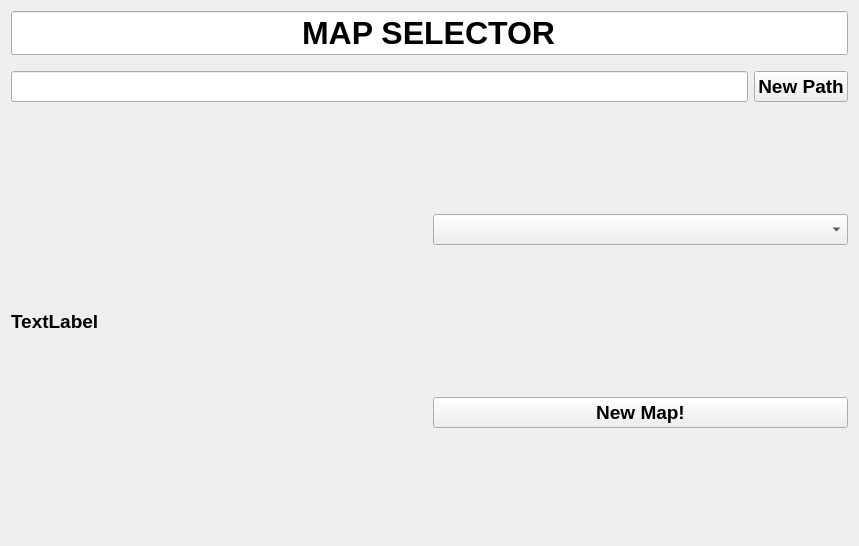
<?xml version="1.0" encoding="UTF-8"?>
<ui version="4.0">
 <class>MapSelectorWidget</class>
 <widget class="QWidget" name="MapSelectorWidget">
  <property name="geometry">
   <rect>
    <x>0</x>
    <y>0</y>
    <width>859</width>
    <height>546</height>
   </rect>
  </property>
  <property name="font">
   <font>
    <family>Ubuntu</family>
    <pointsize>14</pointsize>
    <weight>75</weight>
    <bold>true</bold>
   </font>
  </property>
  <property name="windowTitle">
   <string>Form</string>
  </property>
  <layout class="QGridLayout" name="gridLayout_2">
   <item row="0" column="0">
    <layout class="QGridLayout" name="gridLayout">
     <property name="sizeConstraint">
      <enum>QLayout::SetDefaultConstraint</enum>
     </property>
     <item row="2" column="0">
      <spacer name="verticalSpacer_2">
       <property name="orientation">
        <enum>Qt::Vertical</enum>
       </property>
       <property name="sizeType">
        <enum>QSizePolicy::Minimum</enum>
       </property>
       <property name="sizeHint" stdset="0">
        <size>
         <width>20</width>
         <height>10</height>
        </size>
       </property>
      </spacer>
     </item>
     <item row="4" column="0">
      <layout class="QHBoxLayout" name="horizontalLayout_3">
       <item>
        <widget class="QLabel" name="label_preview">
         <property name="minimumSize">
          <size>
           <width>300</width>
           <height>300</height>
          </size>
         </property>
         <property name="text">
          <string>TextLabel</string>
         </property>
        </widget>
       </item>
       <item>
        <layout class="QVBoxLayout" name="verticalLayout">
         <item>
          <widget class="QComboBox" name="comboBox_maps"/>
         </item>
         <item>
          <spacer name="verticalSpacer">
           <property name="orientation">
            <enum>Qt::Vertical</enum>
           </property>
           <property name="sizeType">
            <enum>QSizePolicy::Minimum</enum>
           </property>
           <property name="sizeHint" stdset="0">
            <size>
             <width>20</width>
             <height>40</height>
            </size>
           </property>
          </spacer>
         </item>
         <item>
          <widget class="QPushButton" name="newMap_Button">
           <property name="text">
            <string>New Map!</string>
           </property>
          </widget>
         </item>
        </layout>
       </item>
      </layout>
     </item>
     <item row="1" column="0">
      <widget class="QLineEdit" name="title">
       <property name="sizePolicy">
        <sizepolicy hsizetype="Expanding" vsizetype="Fixed">
         <horstretch>0</horstretch>
         <verstretch>0</verstretch>
        </sizepolicy>
       </property>
       <property name="font">
        <font>
         <family>Ubuntu</family>
         <pointsize>24</pointsize>
         <weight>75</weight>
         <bold>true</bold>
        </font>
       </property>
       <property name="text">
        <string>MAP SELECTOR</string>
       </property>
       <property name="echoMode">
        <enum>QLineEdit::Normal</enum>
       </property>
       <property name="alignment">
        <set>Qt::AlignCenter</set>
       </property>
       <property name="dragEnabled">
        <bool>false</bool>
       </property>
       <property name="readOnly">
        <bool>true</bool>
       </property>
       <property name="clearButtonEnabled">
        <bool>false</bool>
       </property>
      </widget>
     </item>
     <item row="3" column="0">
      <layout class="QHBoxLayout" name="horizontalLayout_2">
       <item>
        <widget class="QLineEdit" name="lineEdit_path"/>
       </item>
       <item>
        <widget class="QPushButton" name="pushButton_browse">
         <property name="text">
          <string>New Path</string>
         </property>
        </widget>
       </item>
      </layout>
     </item>
    </layout>
   </item>
  </layout>
 </widget>
 <resources/>
 <connections/>
</ui>
